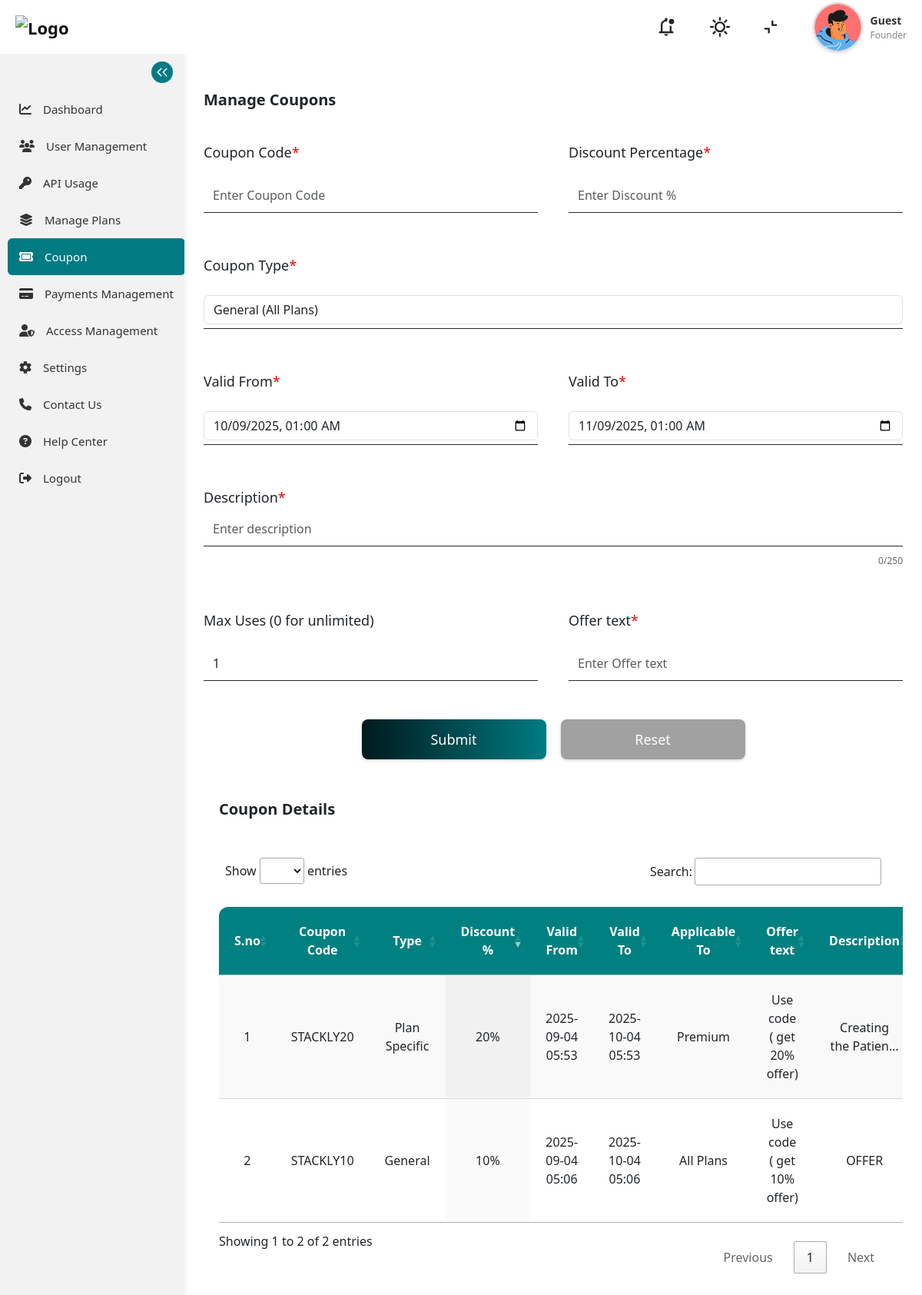
The app's page /create_coupons/ (signed in), older data.
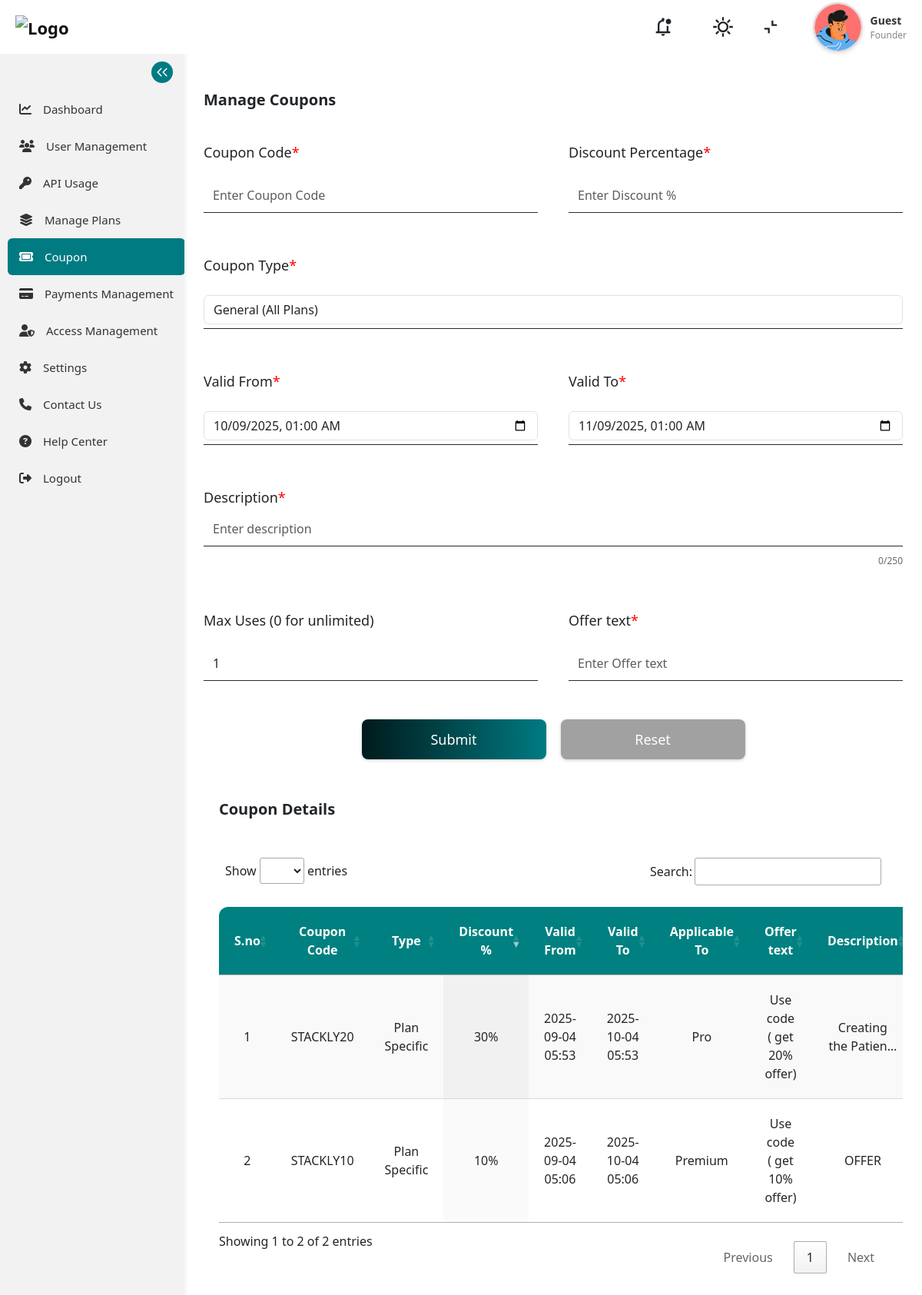
The same page, newer data.
### stackly_admin/models.py (models this page shows, shortened)
class CouponCode(models.Model):
    COUPON_TYPES = (
        ('general', 'General'),
        ('plan_specific', 'Plan Specific'),
        ('user_specific', 'User Specific'),
    )
    code = models.CharField(max_length=20, unique=True)
    offer_text = models.CharField(max_length=20, unique=True,null=True, blank=True)
    coupon_type = models.CharField(max_length=20, choices=COUPON_TYPES, default='general')
    discount_percentage = models.PositiveIntegerField()
    description = models.TextField(null=True, blank=True)
    valid_from = models.DateTimeField()
    valid_to = models.DateTimeField()
    is_active = models.BooleanField(default=True)
    plan = models.ForeignKey(Plan, null=True, blank=True, on_delete=models.SET_NULL,
                           related_name='coupons')
    user = models.ForeignKey(User, null=True, blank=True, on_delete=models.SET_NULL)
    max_uses = models.PositiveIntegerField(default=1)
    times_used = models.PositiveIntegerField(default=0)

class Plan(models.Model):
    name = models.CharField(max_length=100)
    price = models.DecimalField(max_digits=10, decimal_places=2)
    validity_days = models.IntegerField()
    expiry_date = models.DateField(null=True, blank=True)
    max_api_calls = models.IntegerField()
    features = models.JSONField(default=list)  # <-- list of feature strings
    is_active = models.BooleanField(default=True)

### stackly_admin/views.py (the view, shortened to what this page needs)
# urls.py: path('create_coupons/', views.create_coupon, name='create_coupon'),
@role_required('SuperAdmin', 'Admin')
def create_coupon(request):
    if not request.user.is_authenticated:
        return redirect('admin_login')
    try:
        profiles = UserProfile.objects.get(user=request.user)
    except UserProfile.DoesNotExist:
        profiles = None
    notifications = Notification.objects.filter(register=request.user).order_by('-created_at')
    unread_count = notifications.filter(is_read=False).count()
    notifications = notifications[:5]
    plans = Plan.objects.filter(is_active=True)
    users = User.objects.filter(is_active=True)
    coupons = CouponCode.objects.all().order_by('-id')
    context = {
        'plans': plans,
        'users': users,
        'coupons': coupons,
        'profiles': profiles,
        'notifications': notifications,
        'unread_count': unread_count
    }
    return render(request, 'create_coupon.html', context)

### stackly_admin/templates/create_coupon.html (shortened to what the changed rows need)
{% extends 'base.html' %}
{% load static %}
{% block content %}
<div class="manageCoupons">
  <div class="coupondetails">
    <div class="table">
      <table id="couponsTable" class="display" style="width:100%">
        <thead>
          <tr>
            <th>S.no</th>
            <th>Coupon Code</th>
            <th>Type</th>
            <th>Discount %</th>
            <th>Valid From</th>
            <th>Valid To</th>
            <th>Applicable To</th>
            <th>Offer text</th>
            <th>Description</th>
          </tr>
        </thead>
        <tbody>
          {% for coupon in coupons %}
          <tr>
            <td>{{ forloop.counter }}</td>
            <td>{{ coupon.code.upper }}</td>
            <td>{{ coupon.get_coupon_type_display }}</td>
            <td>{{ coupon.discount_percentage }}%</td>
            <td>{{ coupon.valid_from|date:"Y-m-d H:i" }}</td>
            <td>{{ coupon.valid_to|date:"Y-m-d H:i" }}</td>
            <td>
              {% if coupon.coupon_type == 'plan_specific' %}
              {{ coupon.plan.name }}
              {% elif coupon.coupon_type == 'user_specific' %}
              {{ coupon.user.get_full_name|default:coupon.user.username }}
              {% else %}
              All Plans
              {% endif %}
            </td>
            <td>{{ coupon.offer_text }}</td>
            <td>{{ coupon.description|truncatechars:20 }}</td>
          </tr>
          {% endfor %}
        </tbody>
      </table>
    </div>
  </div>
</div>
{% endblock %}

Row changes from the older to the newer data that the page shows:
changed CouponCode "STACKLY20": discount_percentage "20" → "30"; plan.name "Premium" → "Pro"
changed CouponCode "STACKLY10": coupon_type "General" → "Plan Specific"; plan.name (not shown) → "Premium"; no longer shows "All Plans"
